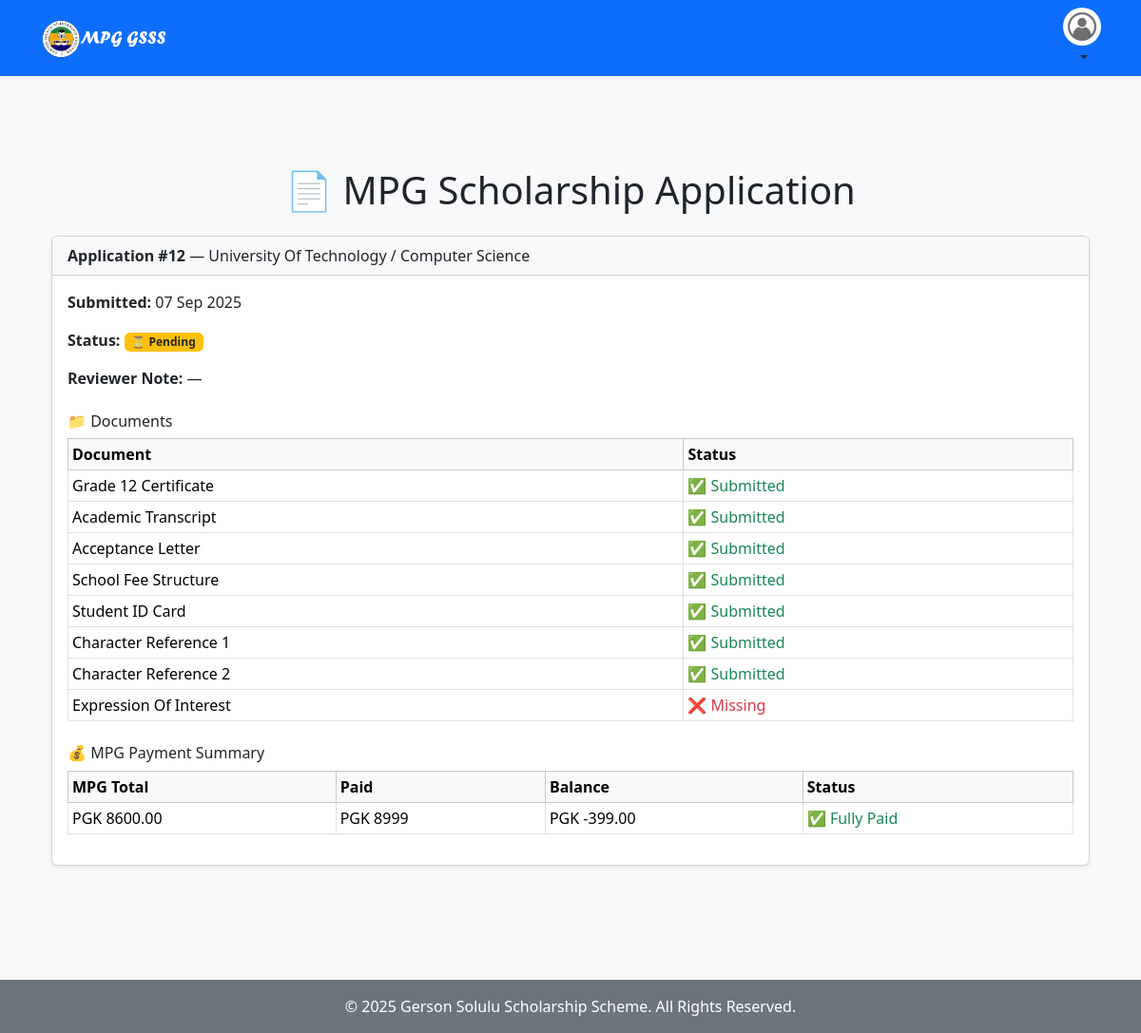
The app's page /dashboard/ (signed in) with its own data.
### applications/models.py (models this page shows, shortened)
class Application(models.Model):
    STATUS_CHOICES = [
        ('PENDING', 'Pending Review'),
        ('APPROVED', 'Approved'),
        ('REJECTED', 'Rejected'),
    ]
    applicant = models.ForeignKey(ApplicantProfile, on_delete=models.CASCADE, related_name='applications')
    institution = models.ForeignKey(Institution, on_delete=models.CASCADE, related_name='applications', default=1)
    course = models.ForeignKey(Course, on_delete=models.SET_NULL, null=True, blank=True)
    year_of_study = models.PositiveIntegerField()
    status = models.CharField(max_length=10, choices=STATUS_CHOICES, default='PENDING')
    reviewer_note = models.TextField(blank=True)
    ai_summary = models.TextField(blank=True, null=True)
    grade_12_certificate = models.FileField(upload_to='documents/certificates/')
    transcript = models.FileField(upload_to='documents/transcripts/')
    acceptance_letter = models.FileField(upload_to='documents/acceptance_letters/')
    school_fee_structure = models.FileField(upload_to='documents/fee_structures/')
    id_card = models.FileField(upload_to='documents/ids/')
    character_reference_1 = models.FileField(upload_to='documents/references/')
    character_reference_2 = models.FileField(upload_to='documents/references/')
    expression_of_interest = models.FileField(upload_to='documents/expression_letters/', blank=True, null=True)
    parent_employed = models.BooleanField(default=False)
    parent_company = models.CharField(max_length=255, blank=True)
    parent_job_title = models.CharField(max_length=255, blank=True)
    parent_salary_range = models.CharField(max_length=100, blank=True)
    parent_income_source = models.CharField(max_length=255, blank=True)
    parent_annual_income = models.CharField(max_length=100, blank=True)
    student_employed = models.BooleanField(default=False)
    student_company = models.CharField(max_length=255, blank=True)
    student_job_title = models.CharField(max_length=255, blank=True)
    student_salary_range = models.CharField(max_length=100, blank=True)
    origin_province = models.CharField(max_length=100, blank=True)
    origin_district = models.CharField(max_length=100, blank=True)
    origin_ward = models.CharField(max_length=100, blank=True)
    residency_province = models.CharField(max_length=100, blank=True)
    residency_district = models.CharField(max_length=100, blank=True)
    residency_ward = models.CharField(max_length=100, blank=True)
    residency_years = models.PositiveIntegerField(default=0)
    submission_date = models.DateTimeField(auto_now_add=True)
    class Meta:
        ordering = ['-submission_date']

### institutions/models.py (models this page shows, shortened)
class Institution(models.Model):
    name = models.CharField(max_length=255)
    location = models.CharField(max_length=255)
    phone = models.CharField(max_length=20, blank=True, null=True)
    email = models.EmailField(blank=True, null=True)

class Course(models.Model):
    institution = models.ForeignKey(Institution, on_delete=models.CASCADE, related_name='courses')
    name = models.CharField(max_length=255)
    years_of_study = models.PositiveIntegerField(default=4)
    total_tuition_fee = models.DecimalField(max_digits=10, decimal_places=2)

### applications/views.py (the view)
# urls.py: path('dashboard/', views.user_dashboard, name='user_dashboard'),
@require_password_setup
@login_required
def user_dashboard(request):
    profile = get_object_or_404(ApplicantProfile, user=request.user)
    applications = Application.objects.filter(applicant=profile).select_related('institution', 'course')
    enriched_apps = []
    for app in applications:
        documents = [
            ('Grade 12 Certificate', app.grade_12_certificate),
            ('Academic Transcript', app.transcript),
            ('Acceptance Letter', app.acceptance_letter),
            ('School Fee Structure', app.school_fee_structure),
            ('Student ID Card', app.id_card),
            ('Character Reference 1', app.character_reference_1),
            ('Character Reference 2', app.character_reference_2),
            ('Expression Of Interest', app.expression_of_interest),
        ]
        total_paid = Payment.objects.filter(application=app).aggregate(total=Sum('amount'))['total'] or 0
        total_fee = app.course.total_tuition_fee
        balance = total_fee - total_paid
        payment_status = (
            'Fully Paid' if total_paid >= total_fee else
            'Partially Paid' if total_paid > 0 else
            'Unpaid'
        )
        enriched_apps.append({
            'app': app,
            'documents': documents,
            'total_paid': total_paid,
            'balance': balance,
            'payment_status': payment_status
        })
    return render(request, 'applications/applicant_dashboard.html', {
        'applications': enriched_apps,
        'profile': profile,
    })

### applications/context_processors.py (called while the page is built)
def user_role_context(request):
    is_officer = False
    if request.user.is_authenticated:
        is_officer = request.user.groups.filter(name='Scholarship Officers').exists()
    return {
        'is_officer': is_officer
    }

### templates/applications/applicant_dashboard.html (shortened to what this page needs)
{% extends 'base.html' %}
{% block content %}
<div class="container mt-5">
    <h1 class="mb-4 text-center">📄 MPG Scholarship Application</h1>
    {% if applications %}
        {% for item in applications %}
            {% with app=item.app documents=item.documents %}
            <div class="card mb-4 shadow-sm">
                <div class="card-header bg-light">
                    <strong>Application #{{ app.id }}</strong> — {{ app.institution.name }} / {{ app.course.name }}
                </div>
                <div class="card-body">
                    <p><strong>Submitted:</strong> {{ app.submission_date|date:"d M Y" }}</p>
                    <p><strong>Status:</strong>
                        <span class="badge
                            {% if app.status == 'APPROVED' %} bg-success
                            {% elif app.status == 'REJECTED' %} bg-danger
                            {% else %} bg-warning text-dark {% endif %}">
                            {% if app.status == 'APPROVED' %}✅ Approved
                            {% elif app.status == 'REJECTED' %}❌ Rejected
                            {% else %}⏳ Pending{% endif %}
                        </span>
                    </p>
                    <p><strong>Reviewer Note:</strong> {{ app.reviewer_note|default:"—" }}</p>
                    <h6 class="mt-4">📁 Documents</h6>
                    <table class="table table-sm table-bordered">
                        <thead class="table-light"><tr><th>Document</th><th>Status</th></tr></thead>
                        <tbody>
                            {% for label, doc in documents %}
                            <tr>
                                <td>{{ label }}</td>
                                <td>{% if doc %}<span class="text-success">✅ Submitted</span>{% else %}<span class="text-danger">❌ Missing</span>{% endif %}</td>
                            </tr>
                            {% endfor %}
                        </tbody>
                    </table>
                    <h6 class="mt-4">💰 MPG Payment Summary</h6>
                    <table class="table table-sm table-bordered">
                        <thead class="table-light"><tr><th>MPG Total</th><th>Paid</th><th>Balance</th><th>Status</th></tr></thead>
                        <tbody>
                            <tr>
                                <td>PGK {{ app.course.total_tuition_fee }}</td>
                                <td>PGK {{ item.total_paid }}</td>
                                <td>PGK {{ item.balance }}</td>
                                <td>
                                    {% if item.payment_status == 'Fully Paid' %}
                                        <span class="text-success">✅ Fully Paid</span>
                                    {% elif item.payment_status == 'Partially Paid' %}
                                        <span class="text-warning">🟡 Partially Paid</span>
                                    {% else %}
                                        <span class="text-danger">❌ Unpaid</span>
                                    {% endif %}
                                </td>
                            </tr>
                        </tbody>
                    </table>
                </div>
            </div>
            {% endwith %}
        {% endfor %}
    {% else %}
        <p class="text-center text-muted">You haven’t submitted any applications yet.</p>
    {% endif %}
</div>
{% endblock %}

### templates/base.html (shortened to what this page needs)
{% load static %}
<!DOCTYPE html>
<html lang="en">
<head>
  <link href="https://cdn.jsdelivr.net/npm/bootstrap@5.3.2/dist/css/bootstrap.min.css" rel="stylesheet">
  <link rel="stylesheet" href="https://cdnjs.cloudflare.com/ajax/libs/font-awesome/6.4.0/css/all.min.css">
</head>
<body class="bg-light">
<nav class="navbar navbar-expand-lg navbar-dark bg-primary shadow-sm">
  <div class="container">
   <a class="navbar-brand" href="{% url 'applications:home' %}">
      <img src="{% static 'img/logo.png' %}" alt="GSSS" height="40" class="d-inline-block align-text-top">
    </a>
<div class="d-flex align-items-center ms-auto">
  {% if user.is_authenticated %}
    <div class="dropdown">
      <button class="btn dropdown-toggle p-0 border-0 bg-transparent" type="button" id="profileDropdown" data-bs-toggle="dropdown" aria-expanded="false">
        <div class="position-relative" style="height: 40px; width: 40px;">
          {% if profile.photo %}
            <img src="{{ profile.photo.url }}" alt="Profile" class="rounded-circle" style="height: 40px; width: 40px; object-fit: cover;">
          {% else %}
            <img src="{% static 'img/userlogo.jpg' %}" alt="Default" class="rounded-circle" style="height: 40px; width: 40px; object-fit: cover;">
          {% endif %}
        </div>
      </button>
    </div>
  {% endif %}
</div>
  </div>
</nav>
  <main class="container py-5">
    {% block content %}{% endblock %}
  </main>
  <footer class="bg-secondary text-white text-center py-3 mt-5">
    <p class="mb-0">&copy; 2025 Gerson Solulu Scholarship Scheme. All Rights Reserved.</p>
  </footer>
</body>
</html>

### records on screen
Application: app.id "12", app.institution.name "University Of Technology", app.course.name "Computer Science", app.submission_date "07 Sep 2025", status "⏳ Pending", app.reviewer_note "—", documents "Grade 12 Certificate" "Academic Transcript" "Acceptance Letter" "School Fee Structure" "Student ID Card" "Character Reference 1" "Character Reference 2" "Expression Of Interest", app.course.total_tuition_fee "8600.00", total_paid "8999", balance "-399.00"
